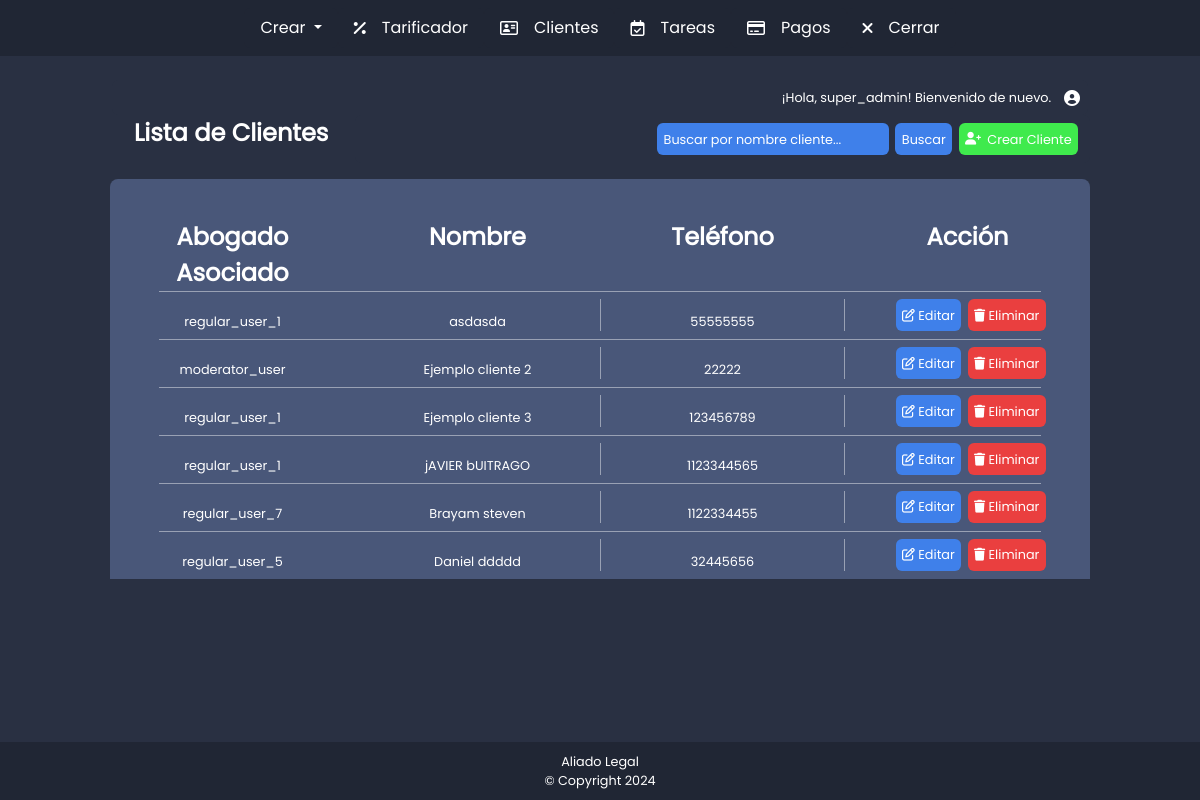
Page /clients/ (signed in) on the earlier database version.
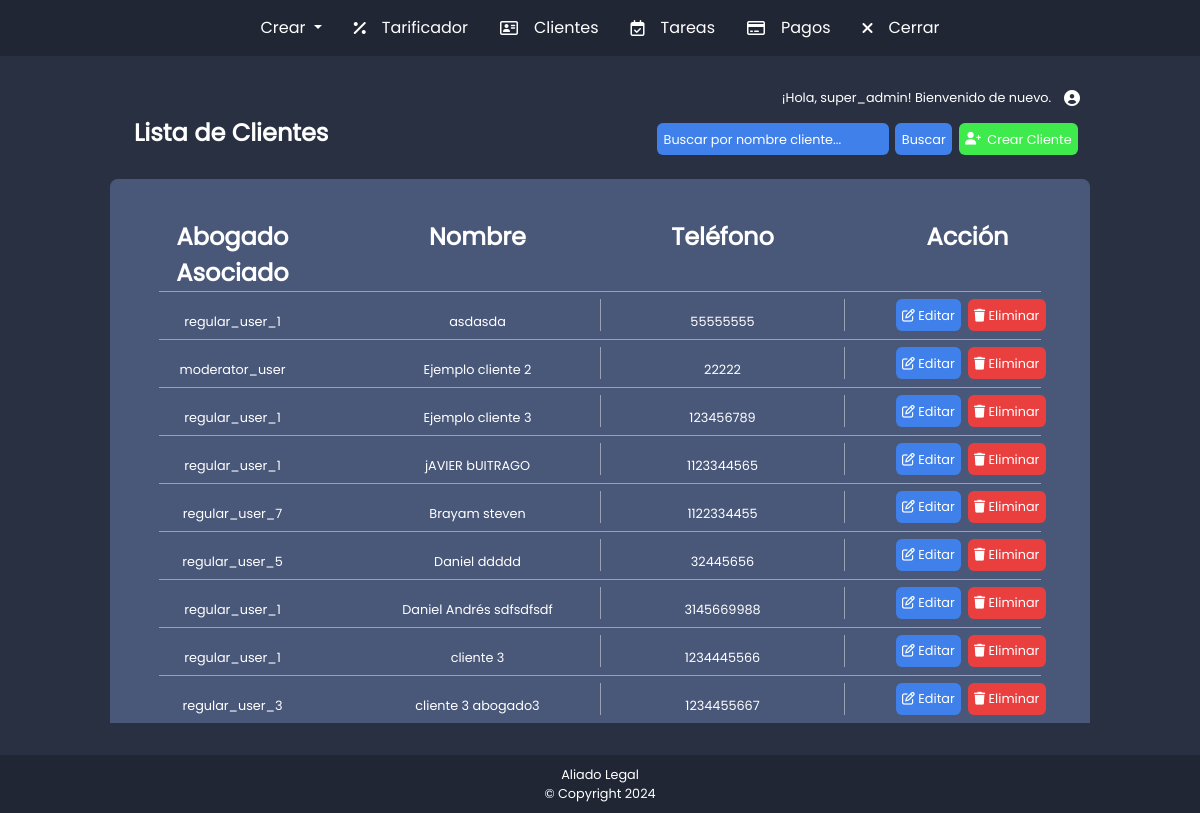
Same page on the later database version.
### clients/models.py (models this page shows, shortened)
class Cliente(models.Model):
    nombres = models.CharField(max_length=255)
    telefono = models.CharField(max_length=15)
    abogado = models.ForeignKey(User, related_name='clientes', on_delete=models.CASCADE)

### clients/views.py (the view)
# urls.py: path('', views.listar_clientes, name='list_clients'),
@login_required
def listar_clientes(request):
    if request.user.groups.filter(name='Moderador').exists():
        clientes = Cliente.objects.all()
    else:
        clientes = Cliente.objects.filter(abogado=request.user)
    form = ClienteSearchForm(request.GET)
    if form.is_valid():
        nombre = form.cleaned_data.get('nombre')
        if nombre:
            clientes = clientes.filter(nombres__icontains=nombre)
    return render(request, 'listar_clientes.html', {
        'clientes': clientes,
        'form': form
    })

### clients/forms.py
class ClienteSearchForm(forms.Form):
    nombre = forms.CharField(
        required=False,  # No es obligatorio que el campo esté lleno
        label='Buscar Cliente',
        widget=forms.TextInput(attrs={'placeholder': 'Buscar por nombre cliente...', 'class': 'inputselecNombreNumero'})
    )

### tariffing/context_processor.py (called while the page is built)
def is_moderator(request):
    if request.user.is_authenticated:
        return {'is_moderator': request.user.groups.filter(name='Moderador').exists()}
    return {'is_moderator': False}

### clients/templates/listar_clientes.html (shortened to what this page needs)
{% extends 'base.html' %}
{% load static %}
{% block content %}
    <link rel="stylesheet" href="{% static 'listarclientes2.css' %}">
    <div class="container-fluid divbody">
        <div class="row">
            <div class="col-1 pruebat1"></div>
            <div class="col-10">
                <div class="row">
                    <div class="col-3 divTituloTabla">
                        <p class="tituloClientes">Lista de Clientes</p>
                    </div>
                    <div class="col-9 pruebat2">
                        <form action="" class="formFiltrarNombreNumero">
                            {{ form.nombre }}
                            <button type="submit" class="botonEnviarFormularioFiltrar">Buscar</button>
                        </form>
                        <a href="{% url 'clients:create_client' %}">
                            <button class="botonCrearCliente">
                                <i class="fa-solid fa-user-plus"></i>
                                Crear Cliente
                            </button>
                        </a>
                    </div>
                </div>
            </div>
            <div class="col-1 pruebat3"></div>
        </div>
    {% if is_moderator %}
        <div class="row mt-3">
            <div class="col-1 pruebat1"></div>
            <div class="col-10">
                <div class="row tablaTitulosClientes">
                    <div class="col-3 divtitulosTablasClientes">
                        <p class="titulosTabla">Abogado Asociado</p>
                    </div>
                    <div class="col-3 divtitulosTablasClientes">
                        <p class="titulosTabla">Nombre</p>
                    </div>
                    <div class="col-3 divtitulosTablasClientes">
                        <p class="titulosTabla">Teléfono</p>
                    </div>
                    <div class="col-3 divtitulosTablasClientes">
                        <p class="titulosTabla">Acción</p>
                    </div>
                </div>
            </div>
            <div class="col-1 pruebat3"></div>
        </div>
        {% for cliente in clientes %}
        <div class="row">
                <div class="col-1 pruebat1"></div>
                <div class="col-10">
                    <div class="row tablaDatosClientes">
                        <div class="col-3 divdatosClientes">
                            <p class="datosCliente">{{ cliente.abogado.username }}</p>
                        </div>
                        <div class="col-3 divdatosClientes">
                            <p class="datosCliente">{{ cliente.nombres }}</p>
                        </div>
                        <div class="col-3 divdatosClientesT">
                            <p class="datosCliente">{{ cliente.telefono }}</p>
                        </div>
                        <div class="col-3 divtitulosTablasClientes">
                            <a href="{% url 'clients:update_client' cliente.id %}">
                                <button class="botonEditar">
                                    <i class="fa-regular fa-pen-to-square"></i>
                                    Editar
                                </button>
                            </a>
                            <a href="{% url 'clients:erase_client' cliente.id %}">
                                <button class="botonEliminar">
                                    <i class="fa-solid fa-trash"></i>
                                    Eliminar
                                </button>
                            </a>
                        </div>
                    </div>
                </div>
                <div class="col-1 pruebat3"></div>
            </div>
        {% endfor %}
    {% endif %}
{% endblock %}

Differences in the rows shown:
added Cliente: abogado.username "regular_user_1", nombres "Daniel Andrés sdfsdfsdf", telefono "3145669988"
added Cliente: abogado.username "regular_user_1", nombres "cliente 3", telefono "1234445566"
added Cliente: abogado.username "regular_user_3", nombres "cliente 3 abogado3", telefono "1234455667"
